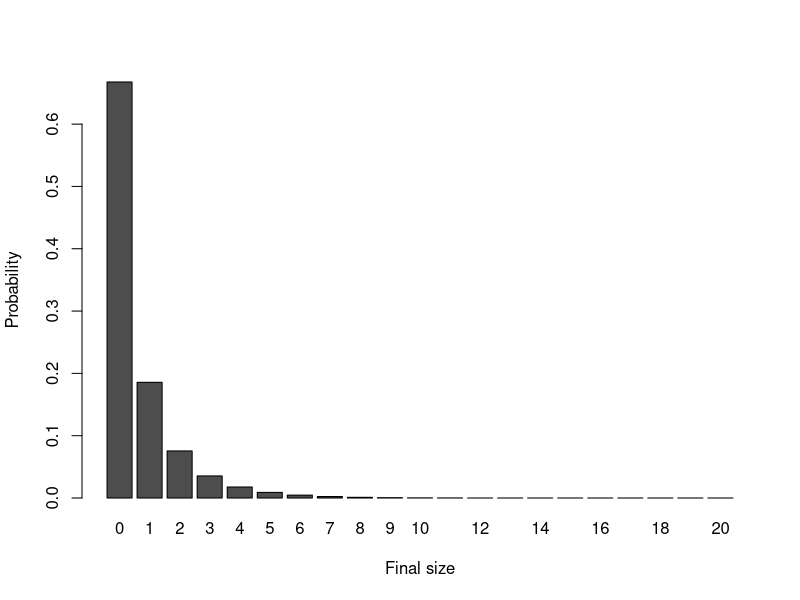
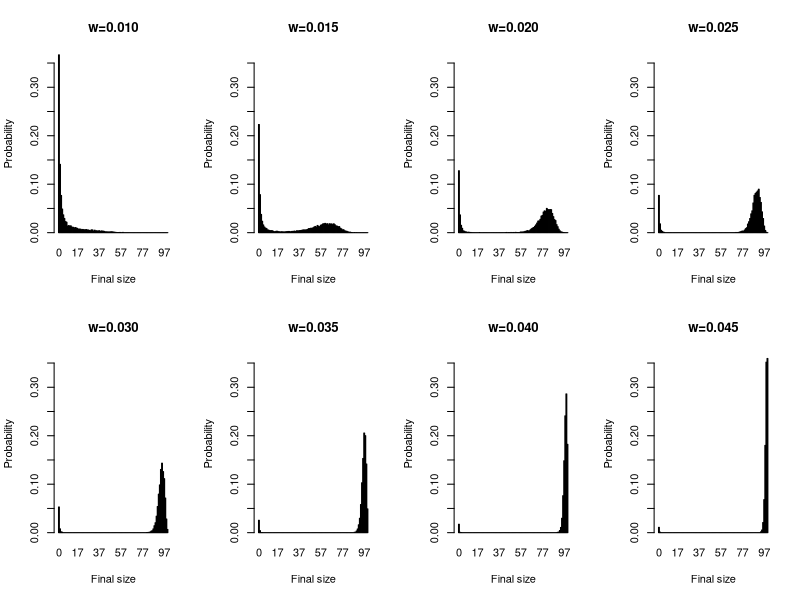
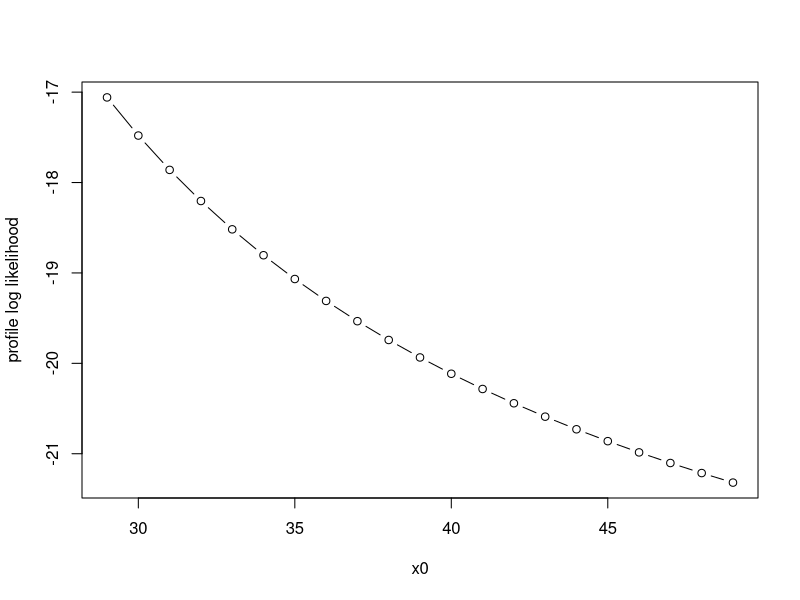
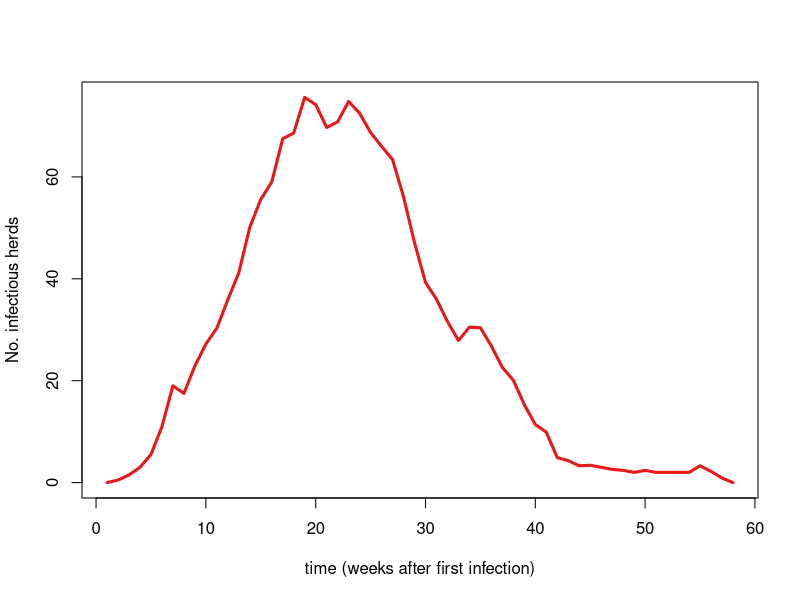
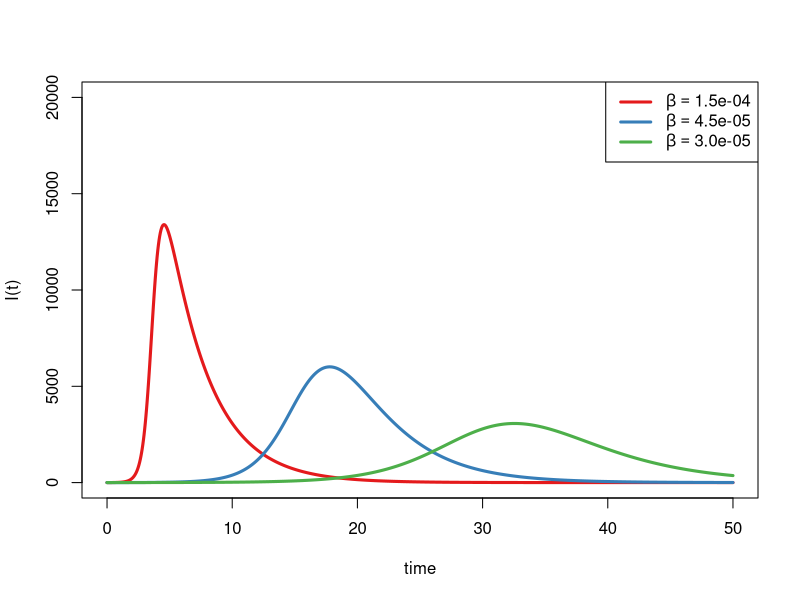
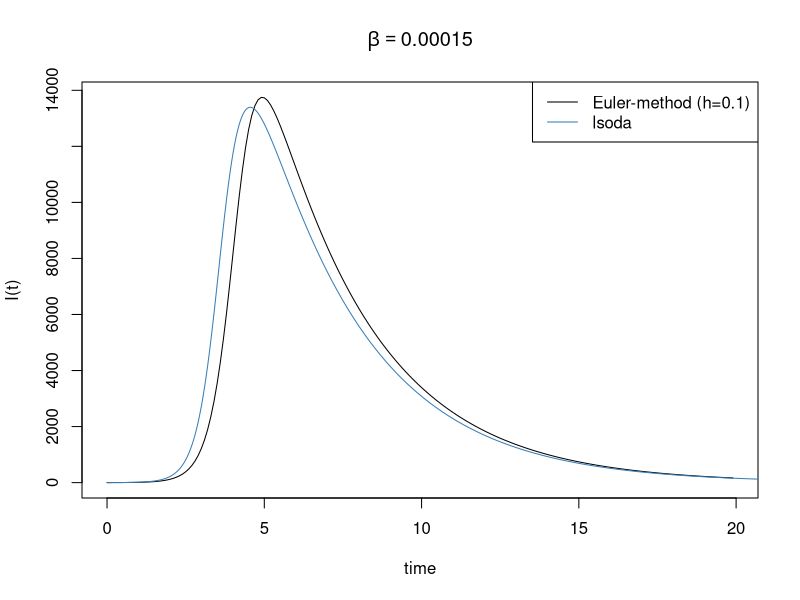
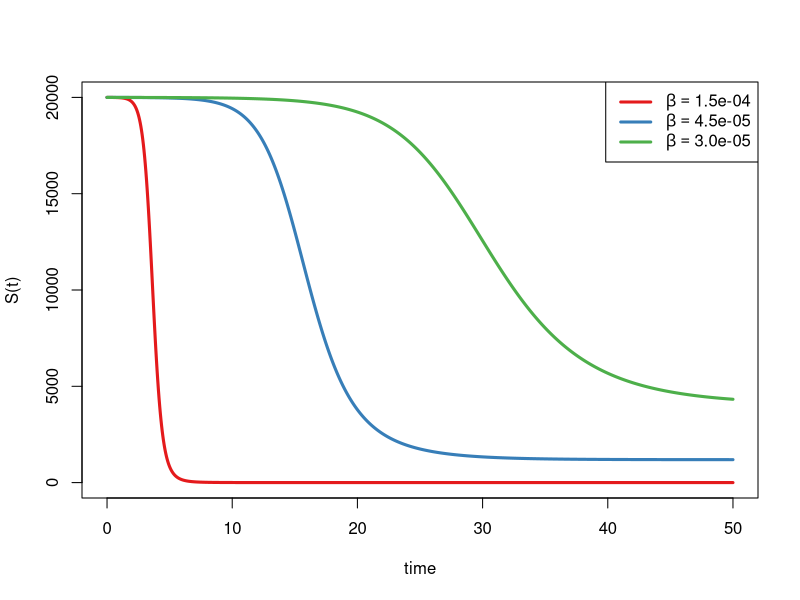
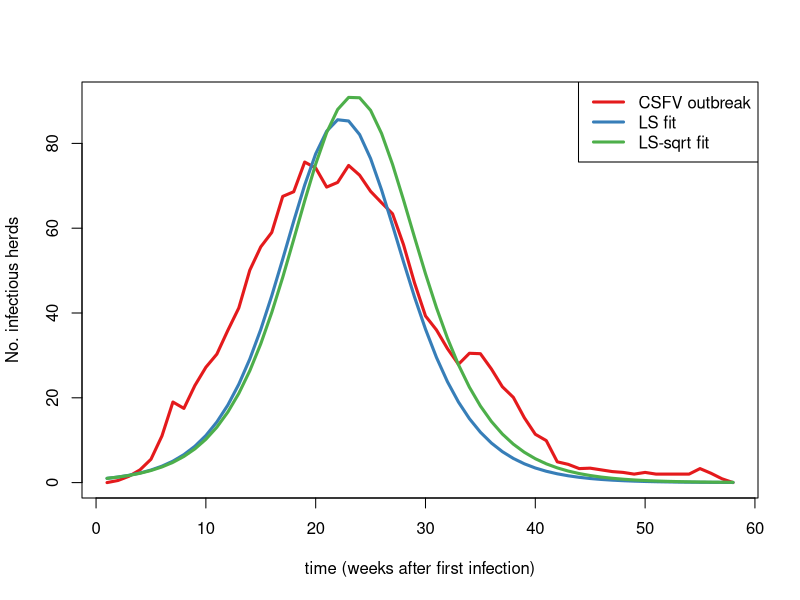

Reproduce these figures in R, in order.
## ----echo=FALSE,results='hide',message=FALSE----------------------------------
######################################################################
### Author: Michael Höhle <http://www.math.su.se/~hoehle>
### Course: The Mathematics and Statistics of Infectious Disease Outbreaks
###         (MT3002 - Summer 2020) at the Department of Mathematics,
###         Stockholm University.
###         (https://kurser.math.su.se/course/view.php?id=911)
###         given by Tom Britton and Michael Höhle
###    
### License:
### This work is licensed under a <a rel="license"
### href="http://creativecommons.org/licenses/by-sa/4.0/">Creative Commons
### Attribution-ShareAlike 4.0 International License</a>.
###
### Description:
###  Rnw File for lecture 2
###
### History:
###  -- 10 Jun 2020 file created 
######################################################################

options(width=100)
set.seed(123)
library(tidyverse)
library(RColorBrewer)


## -----------------------------------------------------------------------------
######################################################################
#Laplace transform of stoch. variable X=c=1
######################################################################
Lc <- function(theta) {
 return(exp(-theta*1))
}

#############################################################################
# Find final sizes of Reed Frost chain binomial model by sampling from
# it. 
#
# Parameters:
#  n - Initial number of susceptible
#  m - Initial infected
#  w - contact probability, c.f. Britton2000 p.4
#  samples - number of RF processes to sample.
#
# Note:
# The sampling function is a vector version sampling from all processes
# simultaneously. Ceased processes continue running, and their NA's
# are taken care of.
#############################################################################

fsize.RF <- function(n, m, w, samples) {
  #Initial susceptible
  xj <- matrix(data=n,nrow=samples,ncol=1) 
  #Initial infectives
  yj <- matrix(data=m,nrow=samples,ncol=1) 

  #Loop over all (samples) simulations until they all are ceased.
  while (sum(yj>0) & sum(xj>0)) {
    #Sample from all processes concurrently
    yj <- ifelse(xj > 0, rbinom(samples, xj, 1-(1-w)^yj), 0)
    #Update all xj
    xj <- xj - yj
  }
  #Done 
  return(n-xj) 
}

##################################################################  
# Calculate distribution of final size of standard SIR epidemic.
# C.f. Theorem 2.2.
#
# Parameters:
#   n - population size
#   m - initial number of infectious
#   lambda - transmission parameter
#   phi - Laplace transform of the stoch. var. I
#
# Note:  When n becomes large (n>35-40 in Fig 2.2 example the
#        solve command doesn't work anymore, coz of near singular
#        matrix. More stable implementation is necessary.
#
# Example:
#  Pfinal <- fsize.SIR(35,1,1.5,Lc)
##################################################################  

fsize.SIR <- function(n,m,lambda,phi) {
  #Declare matrices in linear eqn. system Ax=b.
  #Note: size+1 since we also include index 0.
  A <- matrix(data=0,nrow=n+1,ncol=n+1)
  b <- matrix(data=NA,nrow=n+1,ncol=1)

  #Fill them according to Theorem 2.2 in Britton 2000.
  for (l in 0:n) {
    for (k in 0:l) {
    A[l+1,k+1] <- choose(n-k,l-k) / (phi(lambda*(n-l)/n)^(k+m))
    }
    b[l+1] <- choose(n,l)
    #Process indicitor if slow: print(l)
  }
  #Solve the linear equation system. Note: A can be near singular if n
  #is large. Numerical improvement?
  #In R: Use  Pfinal <- forwardsolve(A,b), which gives a little more
  #stability
  Pfinal <- solve(A,b)
  # Done
  return(Pfinal)
}


fsize.hist <- function(n=50,m=1,lambda=1.5,samples=10000,ylim=NULL,plot=TRUE, title=TRUE) {
  #RF by simulation, note q=exp(-lambda/(n)) is the avoidance probability. w=1-q.
  if (n>30) {
    cat("Sample size too large. Using simulation.\n")
    f1 <- fsize.RF(n, m, 1 - exp(-lambda/(n)),samples)
    f2 <- table(factor(f1,levels=0:n))/length(f1)
  } else {
    #Use exact method
    f2 <- fsize.SIR(n,m,lambda,Lc)
  }

  
  #Plot the two for comparison. Note: We plot Z, the final
  #size and not Z+1 as in Fig 2.2
  if (plot) {
      if(title){
    barplot(t(f2),main=paste("w=",sprintf("%.3f",1-exp(-lambda/n)),sep=""),xlab="Final size",names.arg=0:n,ylab="Probability",ylim=ylim)
}
      else{
    barplot(t(f2),main="",xlab="Final size",names.arg=0:n,ylab="Probability",ylim=ylim)
}
      
}
  #Done
  invisible(as.numeric(f2))
}


## -----------------------------------------------------------------------------
#Figure for the presentation
n <- 20
w <- 0.02


## ----fig.width=7,fig.height=3.5-----------------------------------------------
lambdas <- -n*log(1-w)
#lambdas <- seq(0.6,4.32,length=8)
#w <- 1-exp(-lambdas/n) ; lambdas <- -log(1-0.25)*n

maxpmf <- max(sapply(lambdas, function(lambda) {
  max(fsize.hist(n=n,m=1,lambda=lambda,samples=10000,plot=FALSE))
}))

#par(mfrow=c(2,4))
invisible(sapply(lambdas, function(lambda) {
  fsize.hist(n=n,m=1,lambda=lambda,samples=10000,ylim=c(0,maxpmf),plot=TRUE, title=FALSE)
}))



## -----------------------------------------------------------------------------
n <- 100
w <- seq(0.01, 0.045, length=8)
lambdas <- -n*log(1-w)
#lambdas <- seq(1.0,4.0,length=8)
maxpmf <- max(sapply(lambdas, function(lambda) {
  max(fsize.hist(n=n,m=1,lambda=lambda,samples=10000,plot=FALSE))
}))

par(mfrow=c(2,4))
invisible(sapply(lambdas, function(lambda) {
  fsize.hist(n=n,m=1,lambda=lambda,samples=10000,ylim=c(0,maxpmf),plot=TRUE)
}))



## ----echo=TRUE, code = capture.output(dump('fsize.RF', ''))-------------------


## ----echo=TRUE,results='markup',tidy=FALSE------------------------------------
######################################################################
# Likelihood function for the Reed-Frost model
#
# Parameters:
#  w.logit - logit(w) to have unrestricted parameter space
#  x       - vector containing the number of susceptibles at each time
#  y       - vector containing the number of infectious   at each time
#
######################################################################

l <- function(w.logit,x,y) {
  if (length(x) != length(y)) { stop("x and y need to be the same length") }
  K <- length(x)
  w <- plogis(w.logit)
  p <- 1 - (1-w)^y
  return(sum(dbinom( y[-1], size=x[-K], prob=p[-K],log=TRUE)))
}

# Epidemic D in Table 4.1 of Daley and Gani (1999), assuming all susceptibles got infected
y <- c(1, 4, 14, 10, 1, 0)
x <- numeric(length(y))
x[1] <- sum(y[-1])
x[2:length(x)] <- x[1]-cumsum(y[2:length(y)])

mle <- optim(par=0,fn=l,method="BFGS",x=x,y=y,control=list(fnscale=-1),hessian=TRUE)
# Maximum likelihood estimator
(w.hat <- plogis(mle$par))

## ----echo=FALSE, results="hide"-----------------------------------------------
# 95% confidence interval
(w.95ci <- plogis( mle$par + c(-1,1)*qnorm(0.975)* sqrt(-1/as.vector(mle$hess))))


## ----fig.align="center"-------------------------------------------------------
x0 <- seq(sum(y[-1]), sum(y[-1])+20, 1)
w.hat <- numeric(length(x0))
log.lik <- numeric(length(x0))
for(i in 1:length(x0)){
    x[1] <- x0[i]
    x[2:length(x)] <- x[1]-cumsum(y[-length(y)])
    
    mle <- optim(par=0,fn=l,method="BFGS",x=x,y=y,control=list(fnscale=-1),hessian=TRUE)
    w.hat[i] <- plogis(mle$par)
    log.lik[i] <- mle$value
}

par(mfrow=c(1,1))
plot(x0, log.lik, type="b", ylab="profile log likelihood", axes=TRUE)


## ----fig.width=7,fig.height=4.5-----------------------------------------------

csfv <- read.table("Data/csfv.txt",col.names=c("t","I"))
pal <- brewer.pal(3,"Set1")
plot(csfv$t,csfv$I,lwd=3,type="l",lty=1,ylab="No. infectious herds",xlab="time (weeks after first infection)",col=pal[1])



## ----echo=FALSE, results="hide"-----------------------------------------------
# Load pkg.
suppressPackageStartupMessages(library(deSolve))


## ----SIRDIFF------------------------------------------------------------------
##############################################################################
# Function to compute the derivative of the ODE system
#
#  t - time
#  y - current state vector of the ODE at time t
#  parms - Parameter vector used by the ODE system
#
# Returns:
#  list containing dS(t)/dt and dI(t)/dt
##############################################################################

sir <- function(t,y, parms) {
  beta <- parms[1]
  gamma <- parms[2]
  S <- y[1]
  I <- y[2]
  return(list(c(S=-beta*S*I,I=beta*S*I-gamma*I)))
}

## -----------------------------------------------------------------------------
gamma <- 0.3
## beta.grid <- c(0.001,0.00005, 0.00003)
beta.grid <- c(1.5e-04, 4.5e-05, 3.0e-05)
N <- 20000
times <- seq(0,50,length=1000)

#R0 for the 3 examples
(R0 <- beta.grid*N/gamma)


## ----fig.width=7,fig.height=4.5-----------------------------------------------
I <- sapply(beta.grid, function(beta) {
  lsoda(y=c(N-1,1), times=times, func=sir,parms=c(beta,gamma))[,3]
})
pal <- brewer.pal(length(beta.grid),"Set1")
matplot(times,I,type="l",lwd=3,lty=1,col=pal,xlab="time",ylab="I(t)", ylim=c(0, N))
#legend(x="topright",paste("beta=",sprintf("%.5f",beta.grid),sep=""),lty=1,lwd=3,col=pal)
#Expressions in the legend
beta.grid.str <- format(beta.grid, scientific=TRUE)
leg <- c(as.expression(substitute(beta==val,list(val=beta.grid.str[1]))),as.expression(substitute(beta==val,list(val=beta.grid.str[2]))),as.expression(substitute(beta==val,list(val=beta.grid.str[3]))))
legend(x="topright",legend=leg,lty=1,lwd=3,col=pal)


## ----echo=TRUE----------------------------------------------------------------
##############################################################################
# Function to compute the derivative of the ODE system
#
#  t - time
#  y - current state vector of the ODE at time t
#  parms - Parameter vector used by the ODE system
#
# Returns:
#  list containing dS(t)/dt and dI(t)/dt
##############################################################################

sir <- function(t,y, parms) {
  beta <- parms[1]
  gamma <- parms[2]
  S <- y[1]
  I <- y[2]
  return(list(c(S=-beta*S*I,I=beta*S*I-gamma*I)))
}


## ----echo=TRUE, results="show"------------------------------------------------
sim <- lsoda(y=c(N-1,1), times=times, func=sir,parms=c(beta.grid[1],gamma))
head(sim, n=3)


## ----echo=TRUE----------------------------------------------------------------
# Step width of the Euler method
h <- 0.1
y <- matrix(NA, nrow=ceiling(20/h), ncol=3, dimnames=list(NULL, c("t","S","I")))
# Initial value
y[1,] <- c(0,N-1,1)
# Loop
for (i in 2:nrow(y)){
  y[i,] <- c(y[i-1,"t"]+h, y[i-1,c("S","I")] +
         h * sir(y[i-1,"t"], y[i-1,c("S","I")], parms=c(beta.grid[1],gamma))[[1]])
}


## -----------------------------------------------------------------------------
# Show Euler solve
plot(y[,"t"], y[,"I"], type="l", xlab="time", ylab="I(t)")
# Add lsoda (which uses a more advanced method)
lines(times, lsoda(y=c(N-1,1), times=times, func=sir,parms=c(beta.grid[1],gamma))[,3], col="#377EB8")
legend(x="topright", c("Euler-method (h=0.1)", "lsoda"), col=c(1,"#377EB8"), lty=1)
title(substitute(beta == a, list(a=beta.grid[1])))


## ----fig.width=7,fig.height=4.5, fig.align="center"---------------------------
S <- sapply(beta.grid, function(beta) {
  lsoda(y=c(N-1,1), times=times, func=sir,parms=c(beta,gamma))[,2]
})
pal <- brewer.pal(length(beta.grid),"Set1")
matplot(times,S,type="l",lwd=3,lty=1,col=pal,xlab="time",ylab="S(t)")
legend(x="topright",legend=leg,lty=1,lwd=3,col=pal)


## ----echo=FALSE---------------------------------------------------------------

N <- 21500
#sumy <- sum(csfv$I)
sumy <- 429
f <- sumy/N
R0 <- -log(1-f)/f



## ----echo=TRUE----------------------------------------------------------------
######################################################################
#Least-squares fit
######################################################################

ll.gauss <- function(theta, take.sqrt=FALSE) {
  #Solve ODE using the parameter vector theta
  res <- lsoda(y=c(N-1,1), times=csfv$t, func=sir, parms=exp(theta))
  #Squared difference?
  if (take.sqrt==FALSE) {
    return(sum(dnorm(csfv$I,mean=res[,3],sd=1,log=TRUE)))
  } else { 
    return(sum(dnorm(sqrt(csfv$I),mean=sqrt(abs(res[,3])),sd=1,log=TRUE)))
  }
}


## ----echo=TRUE----------------------------------------------------------------
#Determine MLE
N <- 21500
mle <- optim(log(c(0.00002,3)), fn=ll.gauss,control=list(fnscale=-1))

#Show estimates and resulting R0 estimate
beta.hat <- exp(mle$par)[1]
gamma.hat <- exp(mle$par)[2]
R0.hat <- beta.hat*N/gamma.hat


## ----echo=TRUE, results="show"------------------------------------------------
mu <- lsoda(y=c(N-1,1), times=csfv$t, func=sir,parms=exp(mle$par))
head(mu, n=3)


## ----echo=FALSE---------------------------------------------------------------
mle2 <- optim(log(c(0.00002,3)), fn=ll.gauss, take.sqrt=TRUE, control=list(fnscale=-1))
beta.hat2 <- exp(mle2$par)[1]
gamma.hat2 <- exp(mle2$par)[2]
R0.hat2 <- beta.hat2*N/gamma.hat2
mu2 <- lsoda(y=c(N,1), times=csfv$t, func=sir,parms=exp(mle2$par))


## ----fig.width=7,fig.height=4.0, fig.align="center"---------------------------
pal <- brewer.pal(4,"Set1")
matplot(mu[,1],cbind(csfv$I,mu[,3],mu2[,3]),type="l",lwd=3,lty=1,ylab="No. infectious herds",xlab="time (weeks after first infection)",col=pal)
legend(x="topright",c("CSFV outbreak","LS fit", "LS-sqrt fit"), lty=1,col=pal,lwd=3)


## ----echo=FALSE, warning=FALSE------------------------------------------------
######################################################################
# Poisson likelihood
######################################################################

ll.pois <- function(theta) {
  #Solve ODE using the parameter vector theta
  res <- lsoda(y=c(N-1,1), times=csfv$t, func=sir, parms=exp(theta))
  #Poisson likelihood
  return(sum(dpois(round(csfv$I),lambda=res[,3],log=TRUE)))
}

#Determine MLE
mle <- optim(mle$par, fn=ll.pois,control=list(fnscale=-1))

#Show results
(beta.hat <- exp(mle$par)[1])
(gamma.hat <- exp(mle$par)[2])
(R0.hat <- beta.hat*N/gamma.hat)
muP <- lsoda(y=c(N-1,1), times=csfv$t, func=sir,parms=exp(mle$par))

## ----fig.width=7,fig.height=4.0-----------------------------------------------
matplot(mu[,1],cbind(csfv$I,mu[,3],mu2[,3], muP[,3]),type="l",lwd=3,lty=1,ylab="No. infectious herds",xlab="time (weeks after first infection)",col=pal)
legend(x="topright",c("CSFV outbreak","LS fit", "LS-sqrt fit", "Poisson fit"),lty=1,col=pal,lwd=3)


## ----echo=FALSE,eval=FALSE----------------------------------------------------
## #Estimate R0 from final size data
## f <- 429/N
## (R0.hat.finalsize <- -log(1-f)/f)


## ----cache=TRUE---------------------------------------------------------------
######################################################################
# Simulate simple SIR model using the Gillespie-Algorithm
#
# Params:
#  T - max time
#  lambda - transmission rate
#  gamma - recovery rate (mu(X) = d*X) 
#  n - initial number of susceptibles. Always initially one infective
#  m - initial number of infectives
######################################################################

rSIR <- function(T, beta, gamma, n, m) {
  #Initialize (x= number of susceptibles)
  t <- 0
  x <- n
  y <- m

  #Possible events
  eventLevels <- c("S->I","I->R")
  #Initialize result
  events <- data.frame(t=t,x=x,y=y,event=NA)
  #Loop until we are past time T
  while (t < T & (y>0)) {
      #Draw the waiting type for each possible event
      wait <-  rexp(2,c("S->I"=beta*x*y,"I->R"=gamma*y))
      #Which event occurs first
      i <- which.min(wait)
      #Advance Time
      t <- t+wait[i]
      #Update population according to the eventy type
      if (eventLevels[i]=="S->I") { x <- x-1 ; y <- y+1}
      if (eventLevels[i]=="I->R") { y <- y-1 }
      #Store result
      events <- rbind(events,c(t,x,y,i))
  }
  #Recode event type and return
  events$event <- factor(eventLevels[events$event], levels=eventLevels)
  return(events)
}

##Select parameters as in the example
beta <- 0.01
gamma <- 0.5
S0 <- 100
(R0 <- beta*S0/gamma)
T <- 500
nSim <- 10
#Do a few simulations
set.seed(124)
trajs <- lapply( 1:nSim, function (x) {
    rSIR(T, beta=beta, gamma=gamma, n=S0, m=1)
})


## -----------------------------------------------------------------------------
for (i in 1:length(trajs)) {
    plotf <- if (i==1) plot else lines
    plotf(trajs[[i]]$t,trajs[[i]]$x,type="s",ylim=c(0,S0),xlab="Time",ylab="Susceptibles")
    #lines(c(trajs[[i]]$t[nrow(trajs[[i]])],1e99),rep(trajs[[1]]$x[nrow(trajs[[i]])],2))
    points(trajs[[i]]$t[nrow(trajs[[i]])],trajs[[i]]$x[nrow(trajs[[i]])],cex=1,pch=20)
}


## ----echo=TRUE, code = capture.output(dump('rSIR', ''))-----------------------


## ----COMPARE------------------------------------------------------------------
compare <- function(S0) {
  # Simulate 250
  trajs <- lapply(1:250, function(x) rSIR(T, beta=beta, gamma=gamma, n=S0, m=1))
  max_T <- max(unlist(lapply(trajs, function(traj) max(traj$t))))
  max_Y <- max(unlist(lapply(trajs, function(traj) max(traj$y))))
  for (i in 1:length(trajs)) {
    plotf <- if (i==1) plot else lines
    plotf(trajs[[i]]$t,trajs[[i]]$y,type="s",ylim=c(0,max_Y),xlab="Time",ylab="Susceptibles",xlim=c(0,max_T),col=rgb(0,0,0,0.2))
  }
  # Solve ODE
  sim <- lsoda(y=c(S0,1), times=times, func=sir,parms=c(beta,gamma))
  lines(sim[,"time"], sim[,3], col="#377EB8", lwd=2)
  invisible()
}
compare(S0=S0)

## ----eval=FALSE---------------------------------------------------------------
## # Compare for different S0
## par(mfcol=c(2,1))
## compare(S0=100)
## title("S(0) = 100, m=1")
## compare(S0=500)
## title("S(0) = 500, m=1")
